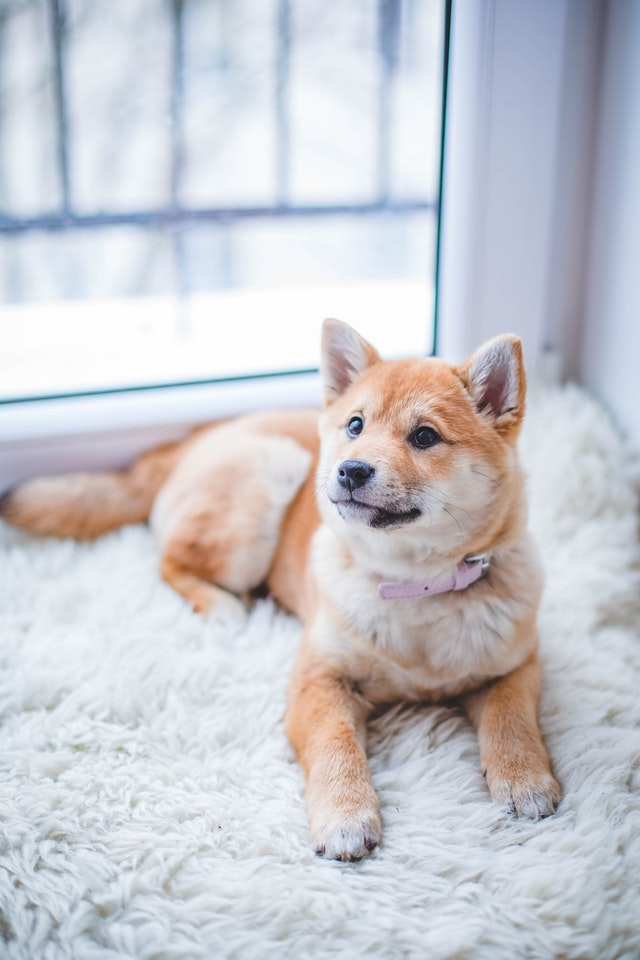
#> input picture ileri_resim_video_islemleri/resimde_nesne_on_plana_cikarma/a10.jpg, 640 x 960 px
$ python resimde_nesne_on_plana_cikarma.py
#> lines starting #> are read from the running program, lines starting #| are printed output that depends on the picture
import numpy as np
import cv2
from matplotlib import pyplot as plt

img = cv2.imread('a10.jpg')
#> img is the input picture: shape (960, 640, 3); mean B, G, R 206.1, 200.4, 200
# Resme maske tanıttık.
mask = np.zeros(img.shape[:2], np.uint8)
# Arka kısma bir backgraund belirledik.
bgdMmodel = np.zeros((1, 65), np.float64)
# Ön ksıma bir ön plan beirledik.
fgdMmodel = np.zeros((1, 65), np.float64)
# On plana çıkarılcak şeklin büyüklüğünü belirleriz.
diktortgen = (150, 250, 400, 500)
# Ön plana çıkardığımız komut.
cv2.grabCut(img, mask, diktortgen, bgdMmodel, fgdMmodel, 5, cv2.GC_INIT_WITH_RECT)
# Bir maske daha ekliyoruz.
mask2 = np.where((mask == 2) | (mask == 0), 0, 1).astype('uint8')
# Resimle maskeyi bir araya getiriyoruz.
img = img * mask2[:, :, np.newaxis]
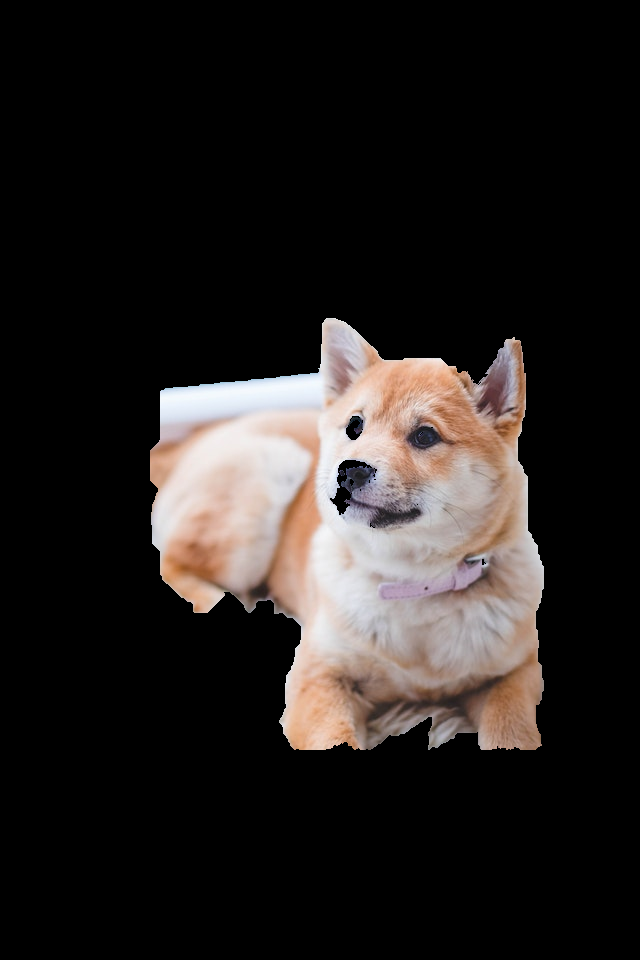
#> img: shape (960, 640, 3); mean B, G, R 31.8, 33.5, 38
# Resmi göster.
plt.imshow(img)
plt.colorbar()
# Göster.
plt.show()
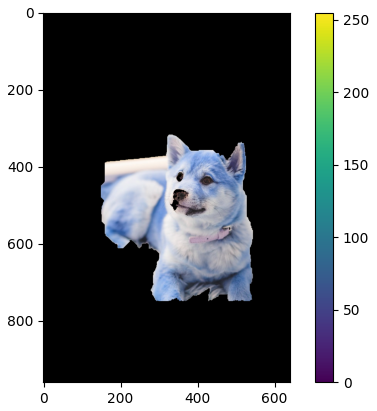
#> figure drawn by matplotlib, 2 panels; B, G, R data is drawn as R, G, B
